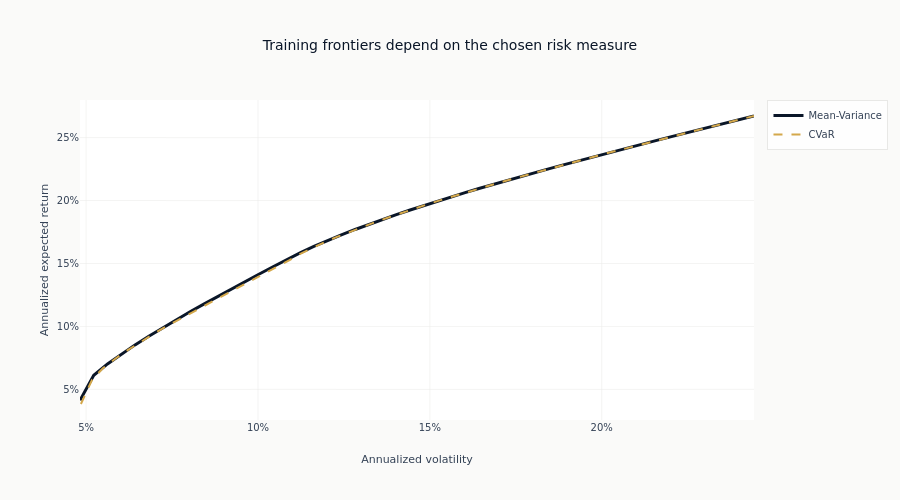

Here is the notebook cell this chart was saved with:
### Code cell
# Plot both efficient frontiers
fig = go.Figure()

fig.add_scatter(
    x=ef_mv["volatility"],
    y=ef_mv["return"],
    mode="lines",
    name="Mean-Variance",
    line=dict(color=COLORS["blue"], width=3),
)

fig.add_scatter(
    x=ef_cvar["volatility"],
    y=ef_cvar["return"],
    mode="lines",
    name="CVaR",
    line=dict(color=COLORS["amber"], width=2, dash="dash"),
)

fig.update_layout(
    title="Training frontiers depend on the chosen risk measure",
    xaxis_title="Annualized volatility",
    yaxis_title="Annualized expected return",
    xaxis_tickformat=".0%",
    yaxis_tickformat=".0%",
    height=500,
)
fig.show()
